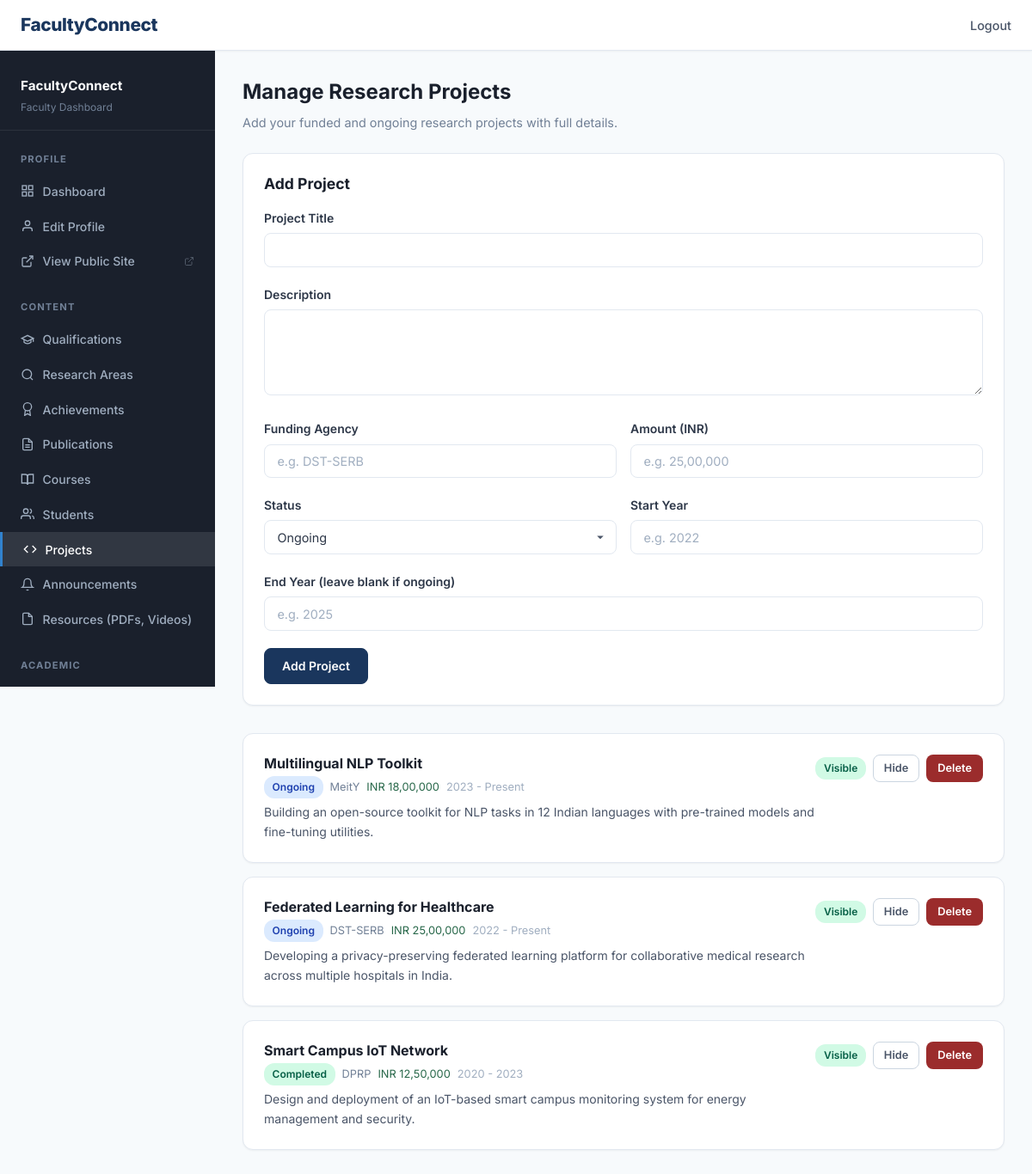
The app's page /dashboard/projects (signed in) with its own data.
### tables this page shows
CREATE TABLE projects (
            id INTEGER PRIMARY KEY AUTOINCREMENT,
            faculty_id INTEGER NOT NULL,
            title TEXT NOT NULL,
            description TEXT DEFAULT '',
            funding_agency TEXT DEFAULT '',
            amount TEXT DEFAULT '',
            status TEXT DEFAULT 'ongoing',
            start_year TEXT DEFAULT '',
            end_year TEXT DEFAULT '',
            is_published INTEGER DEFAULT 1,
            FOREIGN KEY (faculty_id) REFERENCES faculty(id) ON DELETE CASCADE
        );

### app.py (the view, shortened to what this page needs)
@app.route('/dashboard/projects', methods=['GET', 'POST'])
@fresh_login_required
def manage_projects():
    db = get_db()
    fid = g.faculty['id']
    items = db.execute('SELECT * FROM projects WHERE faculty_id=? ORDER BY start_year DESC', (fid,)).fetchall()
    return render_template('faculty/manage_projects.html', faculty=g.faculty, items=items)

### app.py (called while the page is built, shortened)
def get_platform_db():
    try:
        if 'platform_db' not in g:
            g.platform_db = sqlite3.connect(app.config['DATABASE'], timeout=15)
            g.platform_db.row_factory = sqlite3.Row
            g.platform_db.execute('PRAGMA foreign_keys = ON')
            try:
                g.platform_db.execute('PRAGMA journal_mode = WAL')
            except Exception:
                pass
        return g.platform_db
    except RuntimeError:
        db = sqlite3.connect(app.config['DATABASE'], timeout=15)
        db.row_factory = sqlite3.Row
        db.execute('PRAGMA foreign_keys = ON')
        return db

def get_db():
    if 'db' not in g:
        fid = None
        try:
            fid = session.get('faculty_id')
        except RuntimeError:
            pass
        if fid:
            pdb = get_platform_db()
            row = pdb.execute('SELECT is_detached FROM faculty WHERE id = ?', (fid,)).fetchone()
        g.db = sqlite3.connect(app.config['DATABASE'], timeout=15)
        g.db.row_factory = sqlite3.Row
        g.db.execute('PRAGMA foreign_keys = ON')
        try:
            g.db.execute('PRAGMA journal_mode = WAL')
        except Exception:
            pass
        g._using_independent_db = False
    return g.db

def get_faculty_by_id(fid):
    pdb = get_platform_db()
    return pdb.execute('SELECT * FROM faculty WHERE id = ?', (fid,)).fetchone()

def fresh_login_required(f):
    @wraps(f)
    def decorated(*args, **kwargs):
        if 'faculty_id' not in session:
            flash('Please log in.', 'warning')
            return redirect(url_for('login'))
        faculty = get_faculty_by_id(session['faculty_id'])
        if not faculty or not faculty['is_active']:
            session.clear()
            flash('Account not found or deactivated.', 'danger')
            return redirect(url_for('login'))
        g.faculty = faculty
        return f(*args, **kwargs)
    return decorated

@app.context_processor
def inject_admin_counts():
    try:
        pdb = get_platform_db()
        return {
            'pending_migrations_count': pdb.execute("SELECT COUNT(*) c FROM migration_requests WHERE status='pending'").fetchone()['c'],
            'unresolved_threats_count': pdb.execute('SELECT COUNT(*) c FROM threats WHERE is_resolved=0').fetchone()['c'],
        }
    except Exception:
        return {'pending_migrations_count': 0, 'unresolved_threats_count': 0}

### templates/faculty/manage_projects.html (shortened to what this page needs)
<!DOCTYPE html>
<html lang="en">
<head>
    <link rel="stylesheet" href="{{ url_for('static', filename='css/style.css') }}">
</head>
<body>
    <nav class="navbar"><div class="container"><a href="{{ url_for('faculty_dashboard') }}" class="navbar-brand">FacultyConnect</a><ul class="navbar-nav"><li><a href="{{ url_for('logout') }}">Logout</a></li></ul></div></nav>
    <div class="dashboard-layout">
        {% set active_page = 'projects' %}
        {% include 'faculty/_sidebar.html' %}
        <main class="dashboard-content">
            <h1 style="font-size: 1.5rem; margin-bottom: 0.5rem;">Manage Research Projects</h1>
            <p style="color: #718096; font-size: 0.9rem; margin-bottom: 1.5rem;">Add your funded and ongoing research projects with full details.</p>
            <div class="card" style="margin-bottom: 2rem;">
                <h3 style="font-size: 1.1rem; margin-bottom: 1rem;">Add Project</h3>
                <form method="POST" action="{{ url_for('manage_projects') }}">
                    <div class="form-group">
                        <label for="title">Project Title</label>
                        <input type="text" id="title" name="title" class="form-control" required>
                    </div>
                    <div class="form-group">
                        <label for="description">Description</label>
                        <textarea id="description" name="description" class="form-control" rows="2"></textarea>
                    </div>
                    <div class="form-row">
                        <div class="form-group">
                            <label for="funding_agency">Funding Agency</label>
                            <input type="text" id="funding_agency" name="funding_agency" class="form-control" placeholder="e.g. DST-SERB">
                        </div>
                        <div class="form-group">
                            <label for="amount">Amount (INR)</label>
                            <input type="text" id="amount" name="amount" class="form-control" placeholder="e.g. 25,00,000">
                        </div>
                    </div>
                    <div class="form-row">
                        <div class="form-group">
                            <label for="status">Status</label>
                            <select id="status" name="status" class="form-control">
                                <option value="ongoing">Ongoing</option>
                            </select>
                        </div>
                        <div class="form-group">
                            <label for="start_year">Start Year</label>
                            <input type="text" id="start_year" name="start_year" class="form-control" placeholder="e.g. 2022">
                        </div>
                    </div>
                    <div class="form-group">
                        <label for="end_year">End Year (leave blank if ongoing)</label>
                        <input type="text" id="end_year" name="end_year" class="form-control" placeholder="e.g. 2025">
                    </div>
                    <button type="submit" class="btn btn-primary">Add Project</button>
                </form>
            </div>
            {% if items %}
            {% for p in items %}
            <div class="card" style="margin-bottom: 1rem;">
                <div style="display: flex; justify-content: space-between; align-items: flex-start;">
                    <div style="flex: 1;">
                        <h4 style="font-size: 1rem; margin-bottom: 0.25rem;">{{ p.title }}</h4>
                        <div style="display: flex; gap: 0.5rem; align-items: center; margin-bottom: 0.25rem;">
                            <span class="status-{{ p.status }}">{{ p.status|capitalize }}</span>
                            {% if p.funding_agency %}<span style="font-size: 0.8rem; color: #718096;">{{ p.funding_agency }}</span>{% endif %}
                            {% if p.amount %}<span style="font-size: 0.8rem; color: #276749;">INR {{ p.amount }}</span>{% endif %}
                            {% if p.start_year %}<span style="font-size: 0.8rem; color: #a0aec0;">{{ p.start_year }}{% if p.end_year %} - {{ p.end_year }}{% else %} - Present{% endif %}</span>{% endif %}
                        </div>
                        {% if p.description %}<p style="color: #4a5568; font-size: 0.875rem; margin: 0;">{{ p.description }}</p>{% endif %}
                    </div>
                    <div style="display: flex; align-items: center; gap: 0.5rem;">
                        <span class="status-{{ 'active' if p.is_published else 'inactive' }}">{{ 'Visible' if p.is_published else 'Hidden' }}</span>
                        <form method="POST" style="display: inline;"><button type="submit" class="btn btn-sm btn-outline">{{ 'Hide' if p.is_published else 'Show' }}</button></form>
                        <form method="POST" style="display: inline;" onsubmit="return confirm('Delete?')"><button type="submit" class="btn btn-sm btn-danger">Delete</button></form>
                    </div>
                </div>
            </div>
            {% endfor %}
            {% else %}
            <div class="empty-state"><h3>No projects added yet</h3></div>
            {% endif %}
        </main>
    </div>
</body>
</html>

### records on screen
projects: title "Multilingual NLP Toolkit", status "Ongoing", funding_agency "MeitY", amount "18,00,000", start_year "2023", end_year "- Present", description "Building an open-source toolkit for NLP tasks in 12 Indian languages with pre-trained models and fine-tuning utilities.", is_published "Visible", is_published "Hide"
projects: title "Federated Learning for Healthcare", status "Ongoing", funding_agency "DST-SERB", amount "25,00,000", start_year "2022", end_year "- Present", description "Developing a privacy-preserving federated learning platform for collaborative medical research across multiple hospitals in India.", is_published "Visible", is_published "Hide"
projects: title "Smart Campus IoT Network", status "Completed", funding_agency "DPRP", amount "12,50,000", start_year "2020", end_year "2023", description "Design and deployment of an IoT-based smart campus monitoring system for energy management and security.", is_published "Visible", is_published "Hide"
